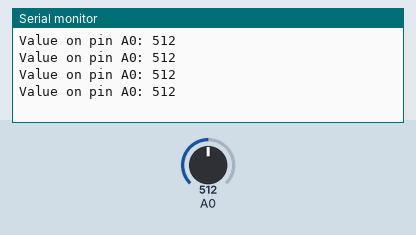
Bench run of a sketch on a simulated Arduino Uno, built with avr-gcc and run on an emulated ATmega328P. Parts: the last lines printed to the serial monitor. The inputs (shaded band) are chosen by the test bench; at power-on: A0 = 512.

Above: at 1.2 s.
1.3 s: A0 set to 716
At 1.65 s:
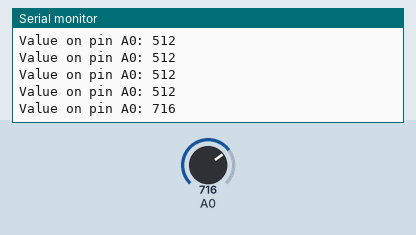
2.8 s: A0 set to 900
At 2.88 s:
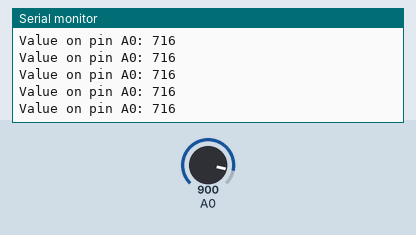
Timing chart, 0 to 5.8 s (numbered marks = the images above; inputs shaded):
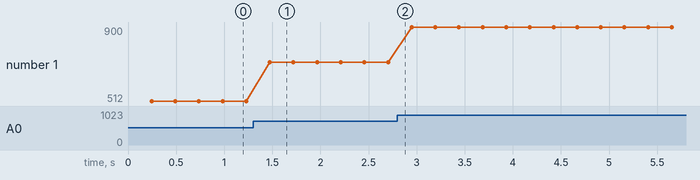

The sketch:

task4.ino
```cpp
volatile bool state = false;

uint8_t ofv = 0;

// (16 МГц / 1024) / 256 = 15625 / 256 ≈ 61 Гц. Период ~16.4 мс.
// Чтобы получить интервал 250 мс, нам нужно:
// 250 мс / 16.384 мс ≈ 15.25
// Округляем до 15.
const uint8_t OVERFLOWS_PER_READ = 15;

void setup() {
  Serial.begin(9600);

  cli();
  TCCR2A = 0;
  TCCR2B = 0;

  TCCR2B = TCCR2B | (1 << CS22) | (1 << CS21) | (1 << CS20);

  TIMSK2 = TIMSK2 | (1 << TOIE2);

  sei();
}

ISR(TIMER2_OVF_vect) {
  ofv++;
  if (ofv >= OVERFLOWS_PER_READ) {
    ofv = 0;
    state = !state;
  }
}

void loop() {
    if (state) {
      state = false;

      int sensorValue = analogRead(A0);
      Serial.print("Value on pin A0: ");
      Serial.println(sensorValue);
  }
}
```

Measured:
- after the input at 1.3 s, the serial monitor: prints a new line after 0.17 s (image 1)
- plotted number 1: 512 → 716 after the input at 1.3 s, 716 → 900 after the input at 2.8 s
